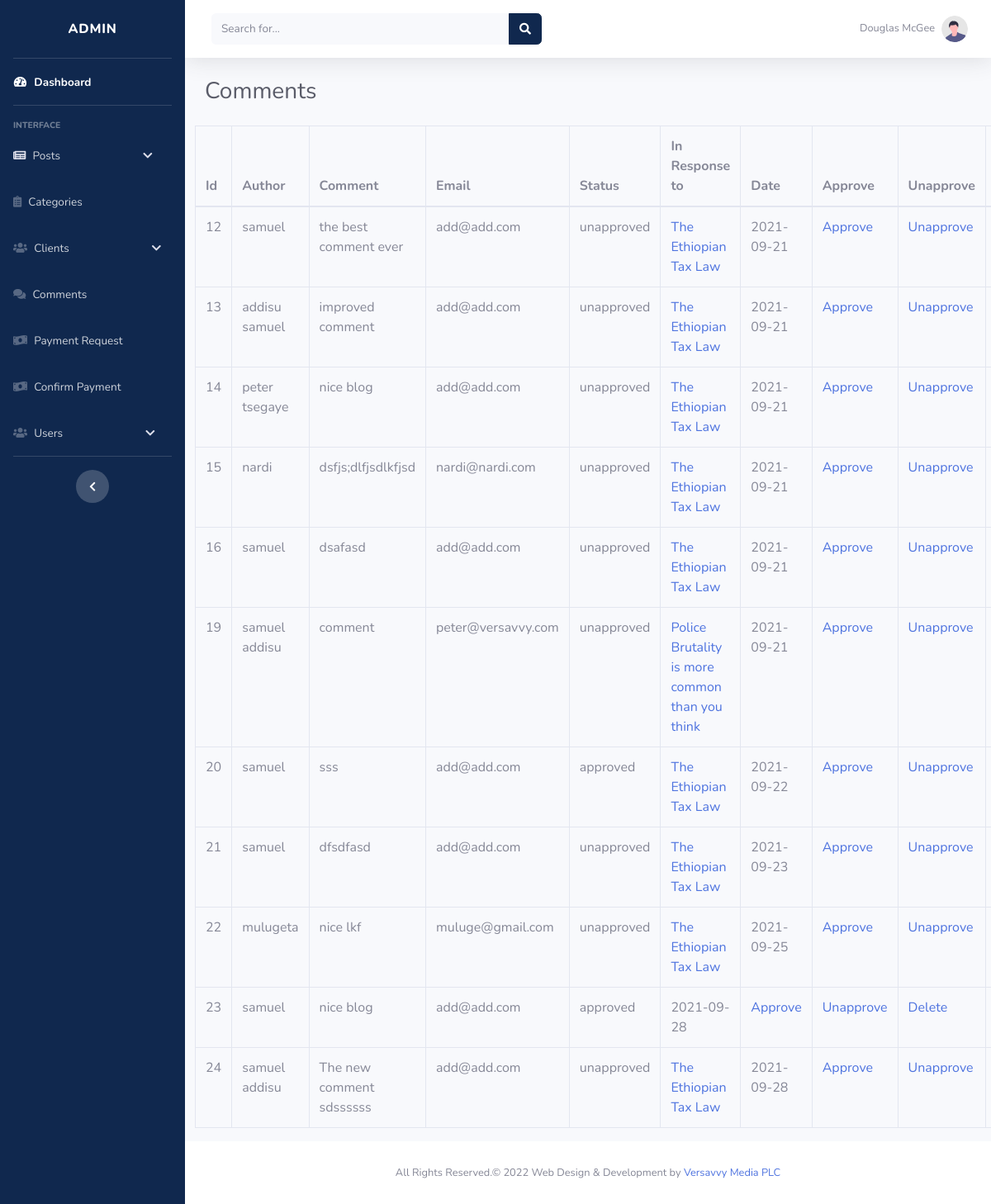
The app's page /admin/comments.php (signed in) with its own data.
### tables this page shows
CREATE TABLE `comments` (
  `comment_id` int(3) NOT NULL,
  `comment_post_id` int(3) NOT NULL,
  `comment_author` varchar(255) NOT NULL,
  `comment_email` varchar(255) NOT NULL,
  `comment_content` text NOT NULL,
  `comment_status` varchar(255) NOT NULL,
  `comment_date` date NOT NULL
);

CREATE TABLE `posts` (
  `post_id` int(3) NOT NULL,
  `post_category_id` int(3) NOT NULL,
  `post_title` varchar(255) NOT NULL,
  `post_date` date NOT NULL,
  `post_image` text NOT NULL,
  `post_content` text NOT NULL,
  `post_tags` varchar(255) NOT NULL,
  `post_comment_count` varchar(255) NOT NULL,
  `post_status` varchar(255) NOT NULL DEFAULT 'draft',
  `post_duration` varchar(255) NOT NULL
);

### admin/includes/view_all_comments.php (the view, shortened to what this page needs)
<table class="table table-bordered table-hover col-12" id="dataTable" width="100%" cellspacing="0">
  <thead>
    <tr>
      <th>Id</th>
      <th>Author</th>
      <th>Comment</th>
      <th>Email</th>
      <th>Status</th>
      <th>In Response to </th>
      <th>Date</th>
      <th>Approve</th>
      <th>Unapprove</th>
      <th>Delete</th>
    </tr>
  </thead>
  <tbody>
    <?php
    $query = "SELECT * FROM comments";
    $comment_result = mysqli_query($connection, $query);
    while ($row = mysqli_fetch_assoc($comment_result)) {
      $comment_id = $row['comment_id'];
      $comment_post_id = $row['comment_post_id'];
      $comment_author = $row['comment_author'];
      $comment_email = $row['comment_email'];
      $comment_content = $row['comment_content'];
      $comment_status = $row['comment_status'];
      $comment_date = $row['comment_date'];
      echo "<tr>";
      echo "<td>{$comment_id}</td>";
      echo "<td>{$comment_author}</td>";
      echo "<td>{$comment_content}</td>";
      echo "<td>{$comment_email}</td>";
      echo "<td>{$comment_status}</td>";
      $query = "SELECT * FROM posts WHERE post_id = $comment_post_id";
      $comment_post = mysqli_query($connection, $query);
      while ($row = mysqli_fetch_assoc($comment_post)) {
        $post_title = $row['post_title'];
        echo "<td><a href='../singleBlog.php?post_id=$comment_post_id'>$post_title</a></td>";
      }
      echo "<td>{$comment_date}</td>";
      echo "<td><a href='comments.php?approve=$comment_id'>Approve</a></td>";
      echo "<td><a href='comments.php?unapprove=$comment_id'>Unapprove</a></td>";
      echo "<td><a href='comments.php?delete_comment=$comment_id'>Delete</a></td>";
      echo "</tr>";
    }
    ?>
  </tbody>
</table>

### admin/includes/admin_header.php (shortened to what this page needs)
<!DOCTYPE html>
<html lang="en">
<head>
    <link rel="stylesheet" href="https://pro.fontawesome.com/releases/v5.10.0/css/all.css" />
    <link href="css/sb-admin-2.min.css" rel="stylesheet">
</head>

### admin/comments.php (shortened to what this page needs)
<?php include './includes/admin_header.php'; ?>
<body id="page-top">
  <div id="wrapper">
    <?php include './includes/sidebar.php'; ?>
    <div id="content-wrapper" class="d-flex flex-column">
      <div id="content">
        <?php include './includes/topbar.php'; ?>
        <div class="container-fluid">
          <div class="d-sm-flex align-items-center justify-content-between mb-4">
            <h1 class="h3 mb-0 text-gray-800">Comments</h1>
          </div>
          <div class="row">
            <?php
              if(isset($_GET['source'])){
                $source = $_GET['source'];
              }else{
                $source = '';
              }
              switch($source){
                default:
                  include "./includes/view_all_comments.php";
                  break;
              }
            ?>
          </div>
        </div>
      </div>
      <?php include './includes/admin_footer.php'; ?>

### admin/includes/sidebar.php (shortened to what this page needs)
<ul class="navbar-nav bg-gradient-primary sidebar sidebar-dark accordion" id="accordionSidebar">
           <a class="sidebar-brand d-flex align-items-center justify-content-center" href="index.html">
               <div class="sidebar-brand-text mx-3">Admin</div>
           </a>
           <hr class="sidebar-divider my-0">
           <li class="nav-item active">
               <a class="nav-link" href="dashboard.php">
                   <i class="fas fa-fw fa-tachometer-alt"></i>
                   <span>Dashboard</span></a>
           </li>
           <hr class="sidebar-divider">
           <div class="sidebar-heading">
               Interface
           </div>
           <li class="nav-item">
               <a class="nav-link collapsed" href="#" data-toggle="collapse" data-target="#collapseTwo"
                   aria-expanded="true" aria-controls="collapseTwo">
                   <i class="fas fa-newspaper fa-2x text-gray-300"></i>
                   <span>Posts</span>
                   <i style="margin-left: 6rem; font-size: 0.8rem;" class="fas fa-chevron-down  text-gray-300"></i>
               </a>
           </li>
           <li class="nav-item">
               <a class="nav-link" href="./categories.php">
               <i class="fas fa-clipboard-list"></i>
                   <span>Categories      </span></a>
           </li>
           <li class="nav-item">
               <a class="nav-link collapsed" href="#" data-toggle="collapse" data-target="#collapsethree"
                   aria-expanded="true" aria-controls="collapseTwo">
                   <i class="fas fa-users"></i>
                   <span>Clients</span>
                   <i style="margin-left: 6rem; font-size: 0.8rem;" class="fas fa-chevron-down  text-gray-300"></i>
               </a>
           </li>
           <li class="nav-item">
               <a class="nav-link" href="./comments.php">
                   <i class="fas fa-comments"></i>
                   <span>Comments</span></a>
           </li>
           <li class="nav-item">
               <a class="nav-link" href="./payment.php">
                   <i class="fas fa-money-bill-wave"></i>
                   <span>Payment Request</span></a>
           </li>
           <li class="nav-item">
               <a class="nav-link" href="./view_confirm_payment.php">
                   <i class="fas fa-money-bill-wave"></i>
                   <span>Confirm Payment</span></a>
           </li>
           <li class="nav-item">
               <a class="nav-link collapsed" href="#" data-toggle="collapse" data-target="#collapsePages"
                   aria-expanded="true" aria-controls="collapsePages">
                   <i class="fas fa-users"></i>
                   <span>Users</span>
                   <i style="margin-left: 6rem; font-size: 0.8rem;" class="fas fa-chevron-down  text-gray-300"></i>
               </a>
           </li>
           <hr class="sidebar-divider d-none d-md-block">
           <div class="text-center d-none d-md-inline">
               <button class="rounded-circle border-0" id="sidebarToggle">
               <i style=" font-size: 0.8rem;" class="fas fa-chevron-left text-white"></i>
               </button>
           </div>
       </ul>

### admin/includes/topbar.php (shortened to what this page needs)
<nav class="navbar navbar-expand navbar-light bg-white topbar mb-4 static-top shadow">
<form
    class="d-none d-sm-inline-block form-inline mr-auto ml-md-3 my-2 my-md-0 mw-100 navbar-search">
    <div class="input-group">
        <input type="text" class="form-control bg-light border-0 small" placeholder="Search for..."
            aria-label="Search" aria-describedby="basic-addon2">
        <div class="input-group-append">
            <button class="btn btn-primary" type="button">
                <i class="fas fa-search fa-sm"></i>
            </button>
        </div>
    </div>
</form>
<ul class="navbar-nav ml-auto">
    <li class="nav-item dropdown no-arrow">
        <a class="nav-link dropdown-toggle" href="#" id="userDropdown" role="button"
            data-toggle="dropdown" aria-haspopup="true" aria-expanded="false">
            <span class="mr-2 d-none d-lg-inline text-gray-600 small">Douglas McGee</span>
            <img class="img-profile rounded-circle"
                src="img/undraw_profile.svg">
        </a>
    </li>
</ul>
</nav>

### admin/includes/admin_footer.php (shortened to what this page needs)
<footer class="sticky-footer bg-white">
    <div class="container my-auto">
        <div class="copyright text-center my-auto">
            <span> All Rights Reserved.&copy; 2022 Web Design & Development by
                <a href="https://versavvymedia.com/">Versavvy Media PLC</a></span>
        </div>
    </div>
</footer>
</div>
</div>
</body>
</html>

### records on screen
comments: comment_id "12", comment_author "samuel", comment_content "the best comment ever", comment_email "add@add.com", comment_status "unapproved", comment_date "2021-09-21"
posts: post_title "The Ethiopian Tax Law"
comments: comment_id "13", comment_author "addisu samuel", comment_content "improved comment", comment_email "add@add.com", comment_status "unapproved", comment_date "2021-09-21"
comments: comment_id "14", comment_author "peter tsegaye", comment_content "nice blog", comment_email "add@add.com", comment_status "unapproved", comment_date "2021-09-21"
comments: comment_id "15", comment_author "nardi", comment_content "dsfjs;dlfjsdlkfjsd", comment_email "nardi@nardi.com", comment_status "unapproved", comment_date "2021-09-21"
comments: comment_id "16", comment_author "samuel", comment_content "dsafasd", comment_email "add@add.com", comment_status "unapproved", comment_date "2021-09-21"
comments: comment_id "19", comment_author "samuel addisu", comment_content "comment", comment_email "peter@versavvy.com", comment_status "unapproved", comment_date "2021-09-21"
posts: post_title "Police Brutality is more common than you think"
comments: comment_id "20", comment_author "samuel", comment_content "sss", comment_email "add@add.com", comment_status "approved", comment_date "2021-09-22"
comments: comment_id "21", comment_author "samuel", comment_content "dfsdfasd", comment_email "add@add.com", comment_status "unapproved", comment_date "2021-09-23"
comments: comment_id "22", comment_author "mulugeta", comment_content "nice lkf", comment_email "muluge@gmail.com", comment_status "unapproved", comment_date "2021-09-25"
comments: comment_id "23", comment_author "samuel", comment_content "nice blog", comment_email "add@add.com", comment_status "approved", comment_date "2021-09-28"
comments: comment_id "24", comment_author "samuel addisu", comment_content "The new comment sdssssss", comment_email "add@add.com", comment_status "unapproved", comment_date "2021-09-28"
